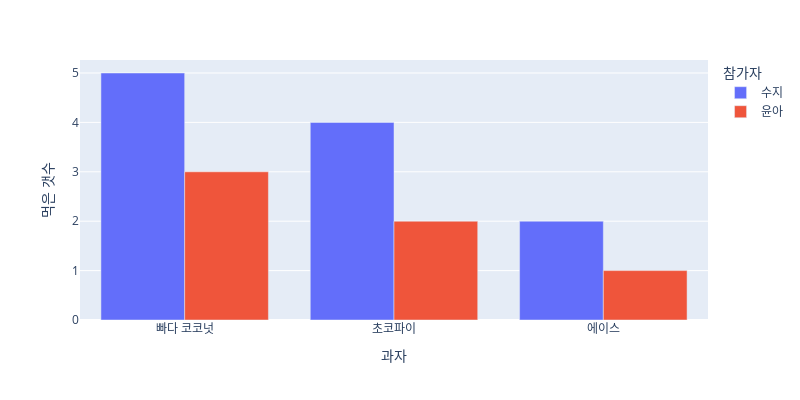

Notebook code for this chart:
### Markdown cell above
## plotly.express 예제

### Code cell
import plotly.express as px
fig = px.bar(df, x="과자", y="먹은 갯수", 
             color ="참가자", 
             barmode="group",
             width=800, height=400
            )
fig.show()

### Figure 1 — Plotly figure (JSON) as saved in the notebook; plotly's stock layout.template omitted (floating-point values rounded to 4 significant figures)
{"data": [{"alignmentgroup": "True", "hovertemplate": "참가자=수지<br>과자=%{x}<br>먹은 갯수=%{y}<extra></extra>", "legendgroup": "수지", "marker": {"color": "#636efa", "pattern": {"shape": ""}}, "name": "수지", "offsetgroup": "수지", "orientation": "v", "showlegend": true, "textposition": "auto", "type": "bar", "x": ["빠다 코코넛", "초코파이", "에이스"], "xaxis": "x", "y": [5, 4, 2], "yaxis": "y"}, {"alignmentgroup": "True", "hovertemplate": "참가자=윤아<br>과자=%{x}<br>먹은 갯수=%{y}<extra></extra>", "legendgroup": "윤아", "marker": {"color": "#EF553B", "pattern": {"shape": ""}}, "name": "윤아", "offsetgroup": "윤아", "orientation": "v", "showlegend": true, "textposition": "auto", "type": "bar", "x": ["빠다 코코넛", "초코파이", "에이스"], "xaxis": "x", "y": [3, 2, 1], "yaxis": "y"}], "layout": {"barmode": "group", "height": 400, "legend": {"title": {"text": "참가자"}, "tracegroupgap": 0}, "margin": {"t": 60}, "width": 800, "xaxis": {"anchor": "y", "autorange": true, "domain": [0, 1], "range": [-0.5, 2.5], "title": {"text": "과자"}, "type": "category"}, "yaxis": {"anchor": "x", "autorange": true, "domain": [0, 1], "range": [0, 5.263], "title": {"text": "먹은 갯수"}, "type": "linear"}}}
